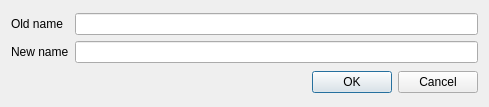
<?xml version="1.0" encoding="UTF-8"?>
<ui version="4.0">
 <class>RenameWindow</class>
 <widget class="QDialog" name="RenameWindow">
  <property name="geometry">
   <rect>
    <x>0</x>
    <y>0</y>
    <width>489</width>
    <height>107</height>
   </rect>
  </property>
  <property name="windowTitle">
   <string>Dialog</string>
  </property>
  <property name="modal">
   <bool>true</bool>
  </property>
  <layout class="QVBoxLayout" name="verticalLayout">
   <item>
    <layout class="QGridLayout" name="gridLayout">
     <item row="0" column="0">
      <widget class="QLabel" name="lblOldname">
       <property name="text">
        <string>Old name</string>
       </property>
      </widget>
     </item>
     <item row="0" column="1">
      <widget class="QLineEdit" name="lineEdit_OldName">
       <property name="readOnly">
        <bool>true</bool>
       </property>
      </widget>
     </item>
     <item row="1" column="0">
      <widget class="QLabel" name="lblNewname">
       <property name="text">
        <string>New name</string>
       </property>
      </widget>
     </item>
     <item row="1" column="1">
      <widget class="QLineEdit" name="lineEdit_NewName"/>
     </item>
    </layout>
   </item>
   <item>
    <widget class="QDialogButtonBox" name="buttonBox">
     <property name="orientation">
      <enum>Qt::Horizontal</enum>
     </property>
     <property name="standardButtons">
      <set>QDialogButtonBox::Cancel|QDialogButtonBox::Ok</set>
     </property>
    </widget>
   </item>
  </layout>
 </widget>
 <resources/>
 <connections>
  <connection>
   <sender>buttonBox</sender>
   <signal>accepted()</signal>
   <receiver>RenameWindow</receiver>
   <slot>accept()</slot>
   <hints>
    <hint type="sourcelabel">
     <x>106</x>
     <y>356</y>
    </hint>
    <hint type="destinationlabel">
     <x>157</x>
     <y>155</y>
    </hint>
   </hints>
  </connection>
  <connection>
   <sender>buttonBox</sender>
   <signal>rejected()</signal>
   <receiver>RenameWindow</receiver>
   <slot>reject()</slot>
   <hints>
    <hint type="sourcelabel">
     <x>174</x>
     <y>356</y>
    </hint>
    <hint type="destinationlabel">
     <x>286</x>
     <y>155</y>
    </hint>
   </hints>
  </connection>
 </connections>
</ui>
